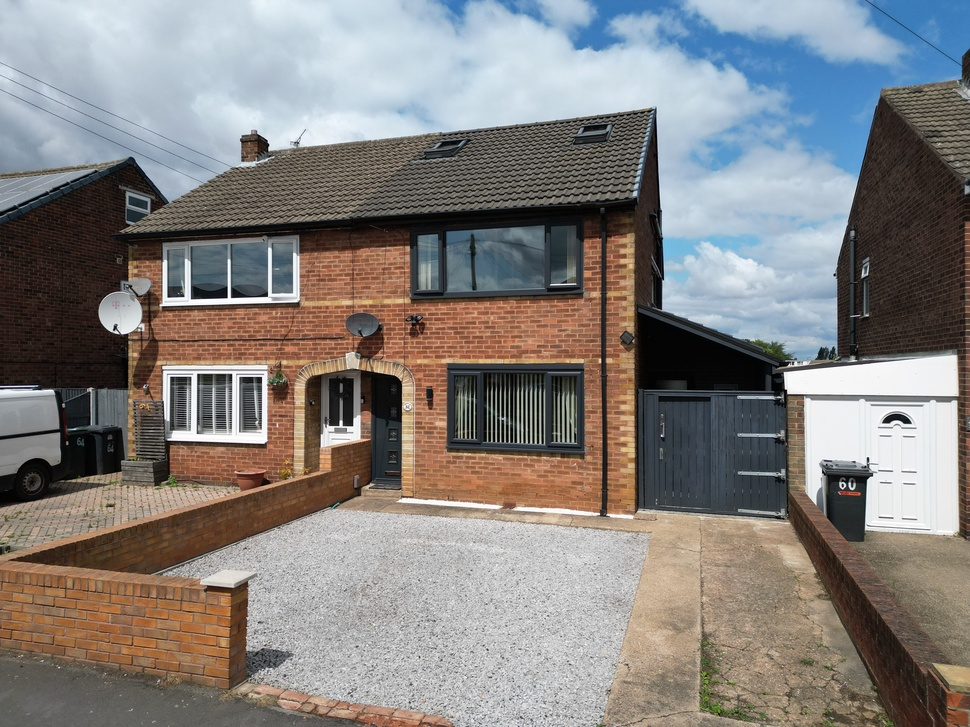
#> input picture uploads/file-1752345871836-794227826.jpg, 970 x 727 px, shrunk from 4032 x 3024 before the run
$ python enhance_cv.py ../uploads/file-1752345871836-794227826.jpg out.png
#> lines starting #> are read from the running program, lines starting #| are printed output that depends on the picture
import cv2
import numpy as np
import os
import sys
from uuid import uuid4

DEFAULT_OUTPUT_DIR = "/opt/render/project/temp_outputs"

def enhance_image_cv(input_path: str, output_target: str = DEFAULT_OUTPUT_DIR) -> str:
    # ✅ Send debug info to stderr so Node.js doesn't treat it as the output path
#> called with output_target = 'out.png'
    print(f"🔍 Current working dir: {os.getcwd()}", file=sys.stderr, flush=True)
    print(f"📥 Input path: {input_path}", file=sys.stderr, flush=True)
    print(f"📤 Output target: {output_target}", file=sys.stderr, flush=True)

    img = cv2.imread(input_path)
#> img is the input picture: shape (727, 970, 3); mean B, G, R 126.7, 129, 132.5
    if img is None:
        raise ValueError(f"❌ Failed to load image. Check path: {input_path}")

    # === Enhancement Steps ===
    img = cv2.cvtColor(img, cv2.COLOR_BGR2LAB)
#> img: shape (727, 970, 3); mean of channels 0, 1, 2 135.8, 130.1, 130.5
    l, a, b = cv2.split(img)
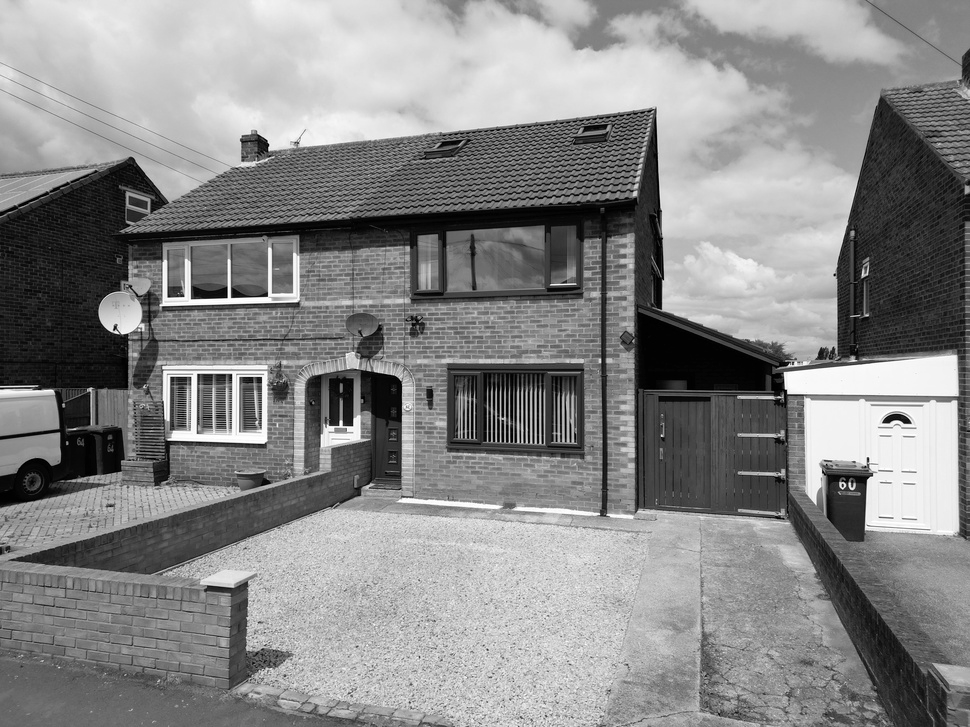
#> l: shape (727, 970); min 0, max 255, mean 135.8
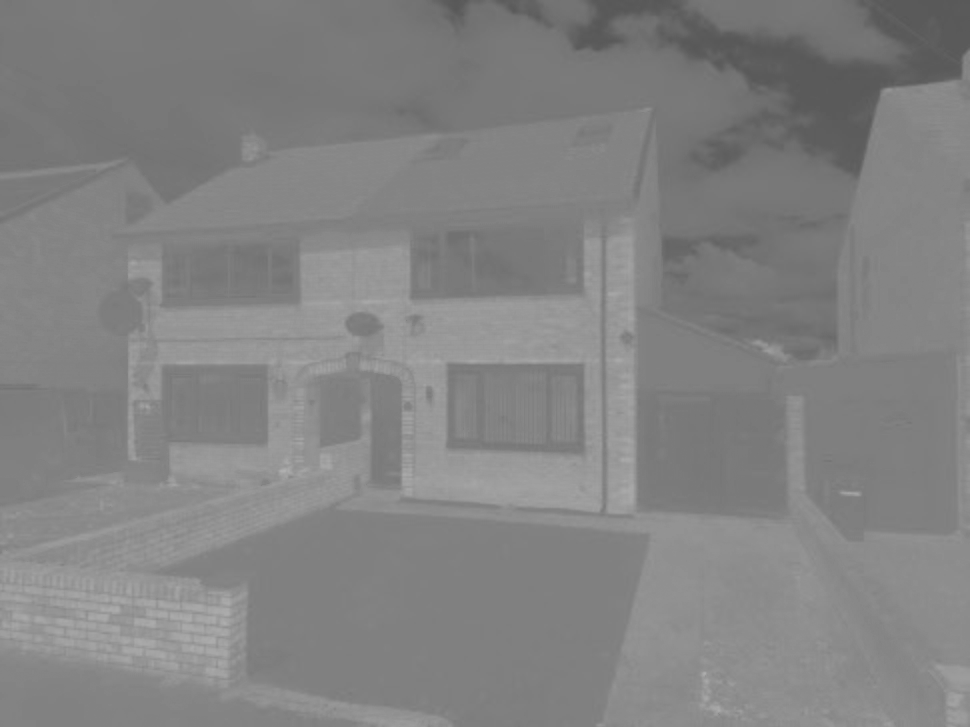
#> b: shape (727, 970); min 87, max 176, mean 130.5
    clahe = cv2.createCLAHE(clipLimit=3.0, tileGridSize=(8, 8))
    cl = clahe.apply(l)
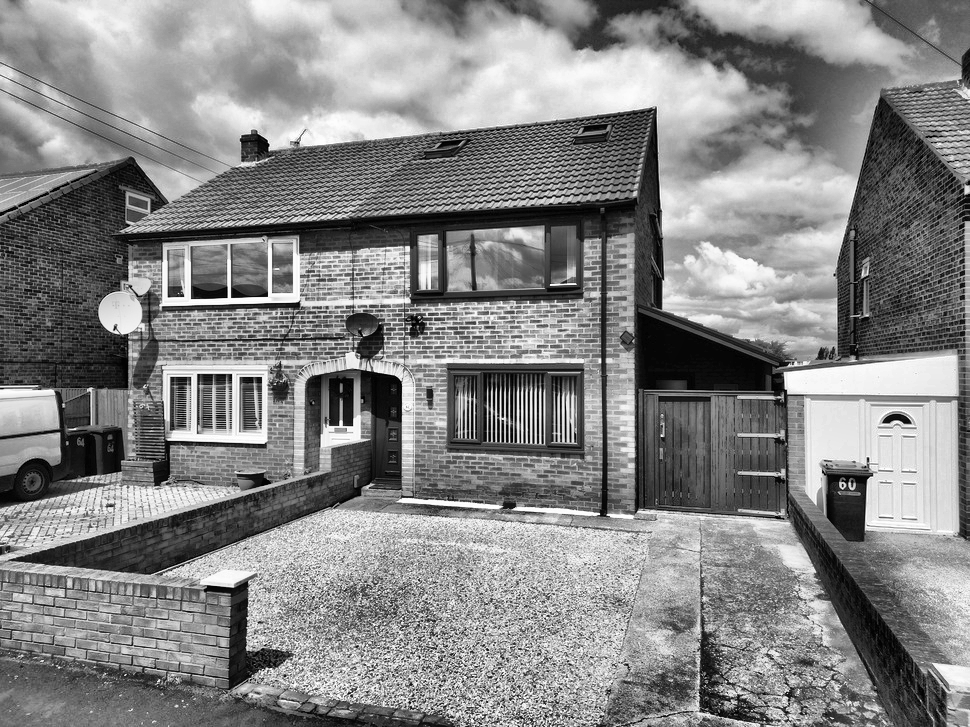
#> cl: shape (727, 970); min 0, max 255, mean 133.9
    limg = cv2.merge((cl, a, b))
#> limg: shape (727, 970, 3); mean of channels 0, 1, 2 133.9, 130.1, 130.5
    img = cv2.cvtColor(limg, cv2.COLOR_LAB2BGR)
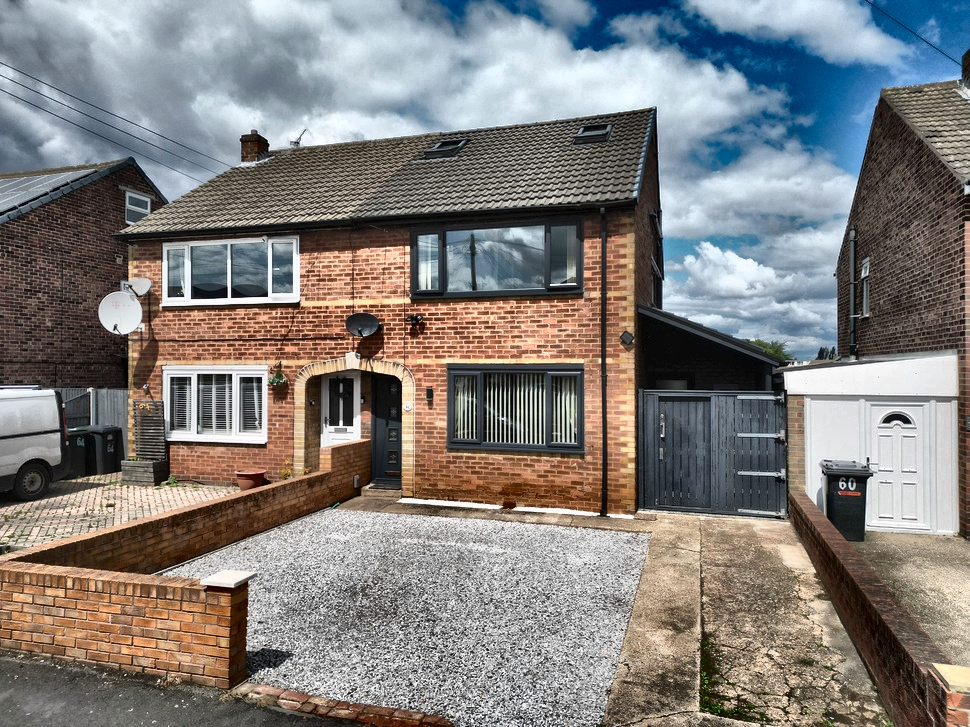
#> img: shape (727, 970, 3); mean B, G, R 124.4, 127.2, 130.4

    alpha = 1.15
    beta = 10
    img = cv2.convertScaleAbs(img, alpha=alpha, beta=beta)
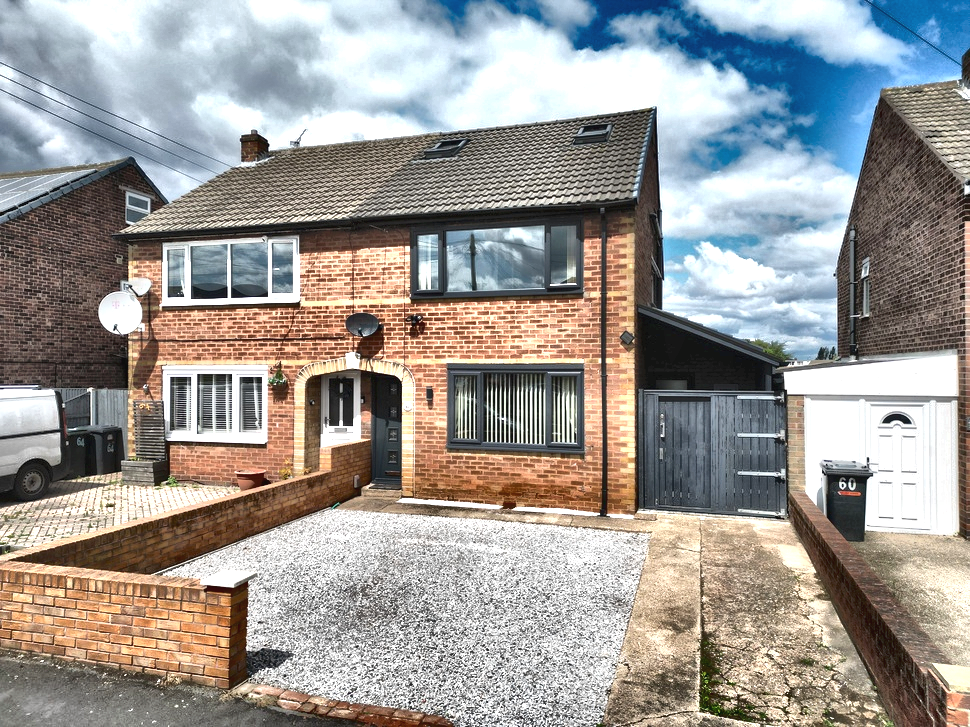
#> img: shape (727, 970, 3); mean B, G, R 150.2, 153.9, 157.1

    kernel = np.array([[0, -1, 0],
                       [-1, 5, -1],
                       [0, -1, 0]])
    img = cv2.filter2D(img, -1, kernel)
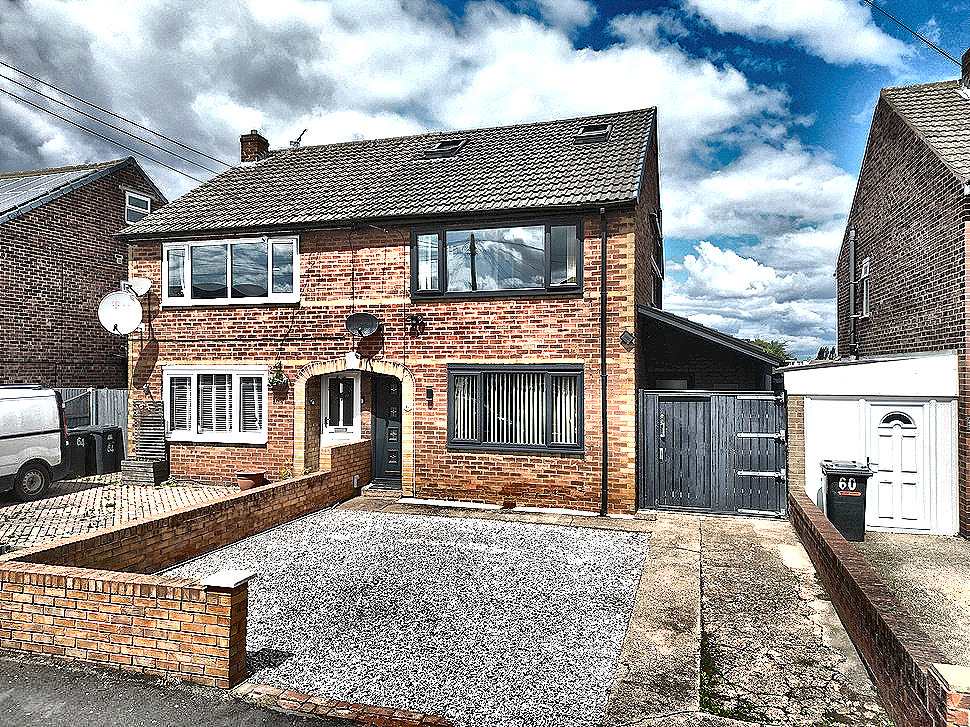
#> img: shape (727, 970, 3); mean B, G, R 146.5, 147.8, 149.2

    if output_target.lower().endswith(('.jpg', '.jpeg', '.png')):
        output_path = output_target
    else:
        filename = f"{uuid4().hex}.jpg"
        output_path = os.path.join(output_target, filename)

    success = cv2.imwrite(output_path, img)
    if not success:
        raise RuntimeError(f"❌ Failed to save enhanced image at {output_path}")

    # ✅ Print only the final output path to stdout
    print(output_path, flush=True)
    return output_path

if __name__ == "__main__":
    input_path = sys.argv[1]
    output_target = sys.argv[2] if len(sys.argv) > 2 else DEFAULT_OUTPUT_DIR
    enhance_image_cv(input_path, output_target)
